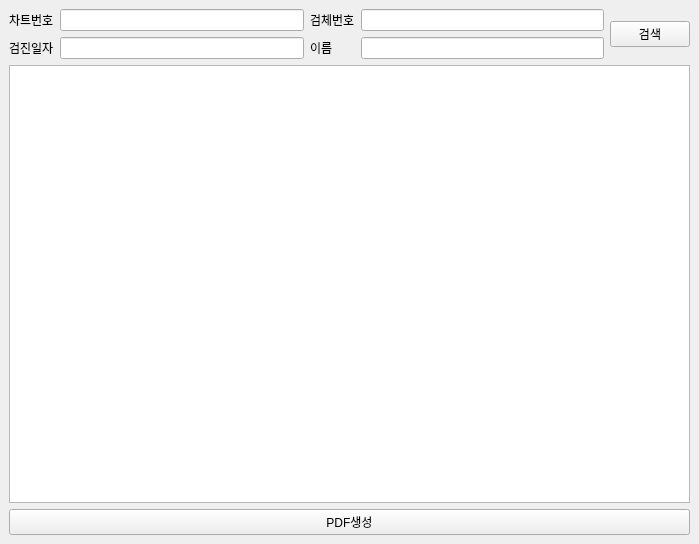
<?xml version="1.0" encoding="UTF-8"?>
<ui version="4.0">
 <class>Main</class>
 <widget class="QMainWindow" name="Main">
  <property name="geometry">
   <rect>
    <x>0</x>
    <y>0</y>
    <width>699</width>
    <height>544</height>
   </rect>
  </property>
  <property name="windowTitle">
   <string>Ok AI Check</string>
  </property>
  <widget class="QWidget" name="centralwidget">
   <layout class="QGridLayout" name="gridLayout_3">
    <property name="sizeConstraint">
     <enum>QLayout::SetNoConstraint</enum>
    </property>
    <item row="0" column="0">
     <layout class="QGridLayout" name="gridLayout">
      <item row="1" column="1">
       <layout class="QHBoxLayout" name="horizontalLayout">
        <property name="sizeConstraint">
         <enum>QLayout::SetDefaultConstraint</enum>
        </property>
        <item>
         <layout class="QGridLayout" name="gridLayout_2">
          <item row="0" column="2">
           <widget class="QLabel" name="label">
            <property name="sizePolicy">
             <sizepolicy hsizetype="Preferred" vsizetype="Fixed">
              <horstretch>0</horstretch>
              <verstretch>0</verstretch>
             </sizepolicy>
            </property>
            <property name="text">
             <string>검체번호</string>
            </property>
           </widget>
          </item>
          <item row="1" column="0">
           <widget class="QLabel" name="label_3">
            <property name="sizePolicy">
             <sizepolicy hsizetype="Preferred" vsizetype="Fixed">
              <horstretch>0</horstretch>
              <verstretch>0</verstretch>
             </sizepolicy>
            </property>
            <property name="text">
             <string>검진일자</string>
            </property>
           </widget>
          </item>
          <item row="0" column="0">
           <widget class="QLabel" name="label_2">
            <property name="sizePolicy">
             <sizepolicy hsizetype="Preferred" vsizetype="Fixed">
              <horstretch>0</horstretch>
              <verstretch>0</verstretch>
             </sizepolicy>
            </property>
            <property name="text">
             <string>차트번호</string>
            </property>
           </widget>
          </item>
          <item row="1" column="2">
           <widget class="QLabel" name="label_4">
            <property name="sizePolicy">
             <sizepolicy hsizetype="Preferred" vsizetype="Fixed">
              <horstretch>0</horstretch>
              <verstretch>0</verstretch>
             </sizepolicy>
            </property>
            <property name="text">
             <string>이름</string>
            </property>
           </widget>
          </item>
          <item row="0" column="1">
           <widget class="QLineEdit" name="lineEdit"/>
          </item>
          <item row="0" column="3">
           <widget class="QLineEdit" name="lineEdit_2"/>
          </item>
          <item row="1" column="1">
           <widget class="QLineEdit" name="lineEdit_3"/>
          </item>
          <item row="1" column="3">
           <widget class="QLineEdit" name="lineEdit_4"/>
          </item>
         </layout>
        </item>
        <item>
         <widget class="QPushButton" name="pushButton">
          <property name="text">
           <string>검색</string>
          </property>
         </widget>
        </item>
       </layout>
      </item>
      <item row="5" column="1">
       <widget class="QPushButton" name="pushButton_2">
        <property name="text">
         <string>PDF생성</string>
        </property>
       </widget>
      </item>
      <item row="4" column="1">
       <widget class="QTableWidget" name="tableWidget"/>
      </item>
     </layout>
    </item>
   </layout>
  </widget>
  <widget class="QMenuBar" name="menubar">
   <property name="geometry">
    <rect>
     <x>0</x>
     <y>0</y>
     <width>699</width>
     <height>20</height>
    </rect>
   </property>
  </widget>
 </widget>
 <resources/>
 <connections/>
</ui>
